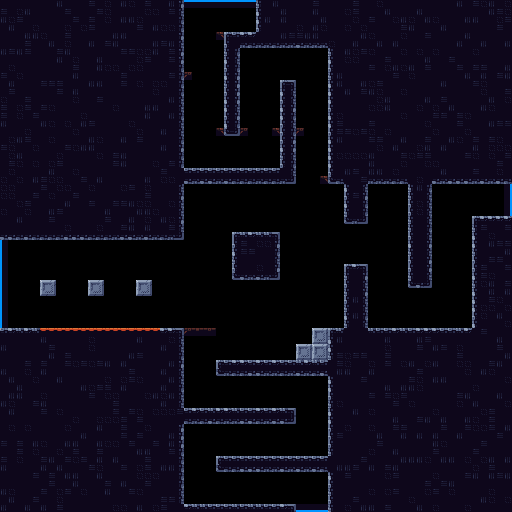

The image is a tile-based game level rendered from a .tmx file. Its description and source (layers, tilesets, objects; grid data summarised) follow:
An orthogonal 64x64 tile map with 8x8 px tiles, 2 tile layers (Background, Walls) and 10 objects (2x south, 2x east, 2x west, 2x north, item).

<map version="1.10" tiledversion="1.11.0" orientation="orthogonal" renderorder="right-down" width="64" height="64" tilewidth="8" tileheight="8" infinite="0" nextlayerid="8" nextobjectid="12">
 <tileset firstgid="1" name="tiles" tilewidth="8" tileheight="8" tilecount="504" columns="24">
  <image source="../Tilesets/tiles.png" width="192" height="168" />
  <tile id="50" probability="0.3" />
  <tile id="51" probability="0.3" />
  <tile id="52" probability="0.3" />
  <tile id="65">
   <properties>
    <property name="nez:isOneWayPlatform" value="true" />
   </properties>
  </tile>
  <tile id="66">
   <properties>
    <property name="nez:isOneWayPlatform" value="true" />
   </properties>
  </tile>
  <tile id="67">
   <properties>
    <property name="nez:isOneWayPlatform" value="true" />
   </properties>
  </tile>
  <tile id="68">
   <properties>
    <property name="nez:isOneWayPlatform" value="true" />
   </properties>
  </tile>
  <tile id="69">
   <properties>
    <property name="nez:isOneWayPlatform" value="true" />
   </properties>
  </tile>
  <wangsets>
   <wangset name="Mixed Set" type="mixed" tile="-1">
    <wangcolor name="Dirt" color="#ff0000" tile="-1" probability="1" />
    <wangtile tileid="25" wangid="1,1,0,0,0,1,1,1" />
    <wangtile tileid="26" wangid="1,1,0,0,0,0,0,1" />
    <wangtile tileid="27" wangid="1,1,0,0,0,0,0,1" />
    <wangtile tileid="28" wangid="1,1,0,0,0,0,0,1" />
    <wangtile tileid="29" wangid="1,1,1,1,0,0,0,1" />
    <wangtile tileid="49" wangid="0,0,0,0,0,1,1,1" />
    <wangtile tileid="53" wangid="0,1,1,1,0,0,0,0" />
    <wangtile tileid="73" wangid="0,0,0,0,0,1,1,1" />
    <wangtile tileid="77" wangid="0,1,1,1,0,0,0,0" />
    <wangtile tileid="97" wangid="0,0,0,0,0,1,1,1" />
    <wangtile tileid="101" wangid="0,1,1,1,0,0,0,0" />
    <wangtile tileid="121" wangid="0,0,0,1,1,1,1,1" />
    <wangtile tileid="122" wangid="0,0,0,1,1,1,0,0" />
    <wangtile tileid="123" wangid="0,0,0,1,1,1,0,0" />
    <wangtile tileid="124" wangid="0,0,0,1,1,1,0,0" />
    <wangtile tileid="125" wangid="0,1,1,1,1,1,0,0" />
   </wangset>
  </wangsets>
 </tileset>
 <layer id="2" name="Background" width="64" height="64">
  <data>[4096 cells, 43 non-empty, 6 distinct tile ids]</data>
 </layer>
 <layer id="1" name="Walls" width="64" height="64">
  <data>[4096 cells, 2713 non-empty, 34 distinct tile ids]</data>
 </layer>
 <objectgroup color="#00ff00" id="3" name="SpawnPoints">
  <object id="1" name="south" x="280" y="496">
   <point />
  </object>
  <object id="2" name="east" x="496" y="208">
   <point />
  </object>
  <object id="3" name="west" x="16" y="320">
   <point />
  </object>
  <object id="4" name="north" x="240" y="24">
   <point />
  </object>
  <object id="5" name="item" x="256" y="224">
   <point />
  </object>
 </objectgroup>
 <objectgroup color="#0055ff" id="7" name="Teleporters">
  <object id="7" name="east" x="510.204" y="184" width="1.79596" height="32" />
  <object id="8" name="south" x="296" y="510.022" width="32" height="1.97778" />
  <object id="9" name="west" x="0" y="240" width="2.07071" height="87.9778" />
  <object id="11" name="north" x="184" y="0" width="72" height="1.82213" />
 </objectgroup>
 <objectgroup color="#ff0000" id="6" name="DangerZones">
  <object id="6" x="40" y="328">
   <polygon points="0,0 120,0 120,8 0,8" />
  </object>
 </objectgroup>
</map>
